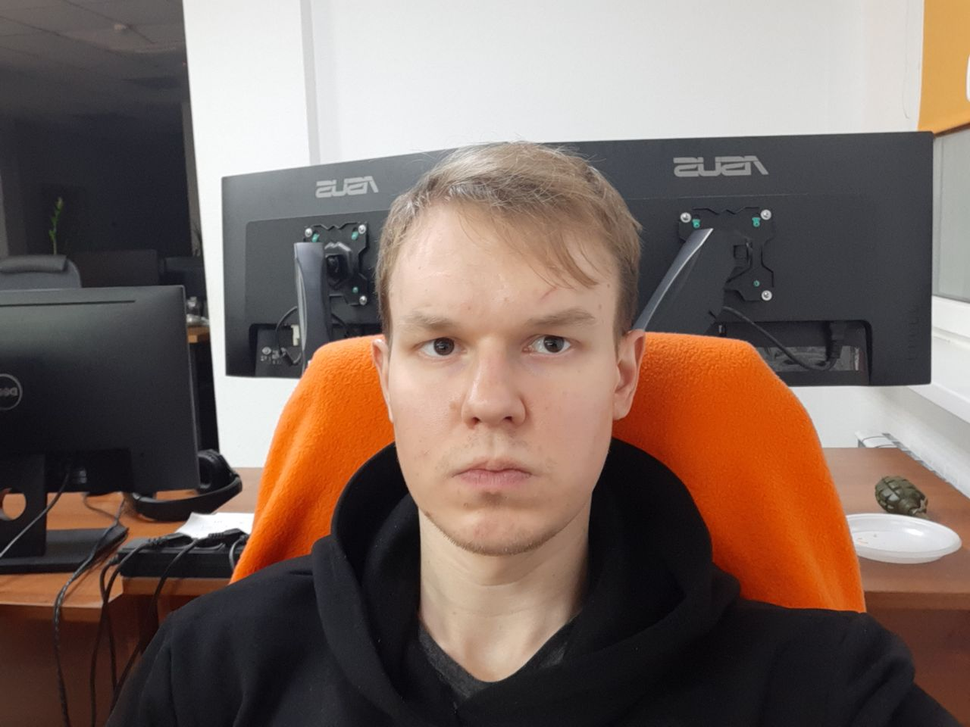
#> input picture laboratory_work_3/img/image_1.png, 970 x 727 px, shrunk from 1280 x 960 before the run, found by its file name
$ python lab4.py
#> lines starting #> are read from the running program, lines starting #| are printed output that depends on the picture; after the words box and inside, x2 and y2 are one past the last pixel; in counts of white or black regions, pixels touching at a corner belong together
import cv2
from constants.constant import Images
import numpy as np


def show_image(image):
#> called with image = './laboratory_work_3/img/image_1.png'
    image = cv2.imread(image)
#> image is the input picture: shape (727, 970, 3); mean B, G, R 96, 104.5, 123.5
    assert image is not None, "file could not be read"

    # Бинаризация ОЦУ

    gray = cv2.cvtColor(image, cv2.COLOR_BGR2GRAY)
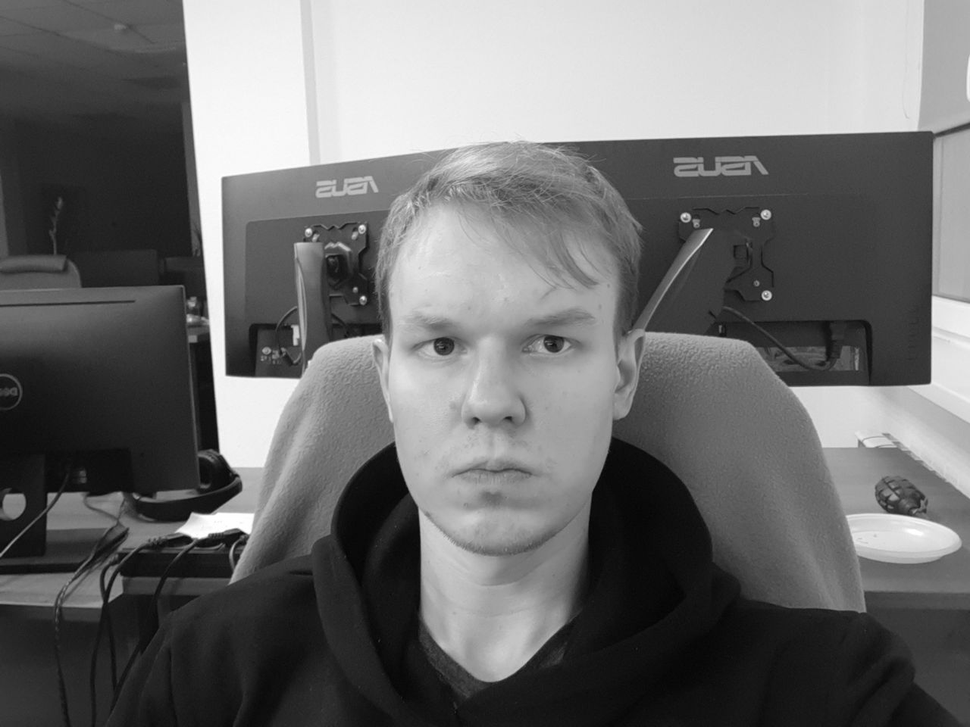
#> gray: shape (727, 970); min 4, max 255, mean 109.2
    _, thresh = cv2.threshold(gray, 0, 255, cv2.THRESH_BINARY_INV + cv2.THRESH_OTSU)
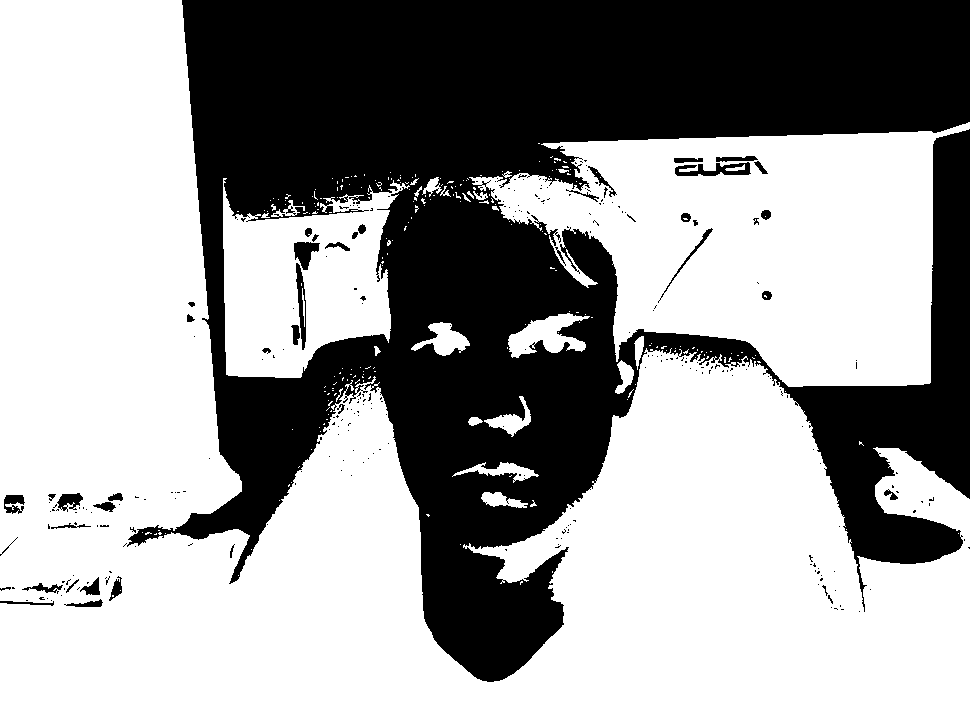
#> thresh: shape (727, 970); 62.1% white; 286 black regions (244 under 20 px), largest, box (x1, y1, x2, y2) and area: (127, 0, 970, 682) 261230, (675, 162, 751, 176) 586, (296, 263, 306, 350) 438
    kernel = np.ones((5, 5), np.uint8)
    opening = cv2.morphologyEx(thresh, cv2.MORPH_OPEN, kernel, iterations=2)  # Удаляем мелкие шумовые объекты
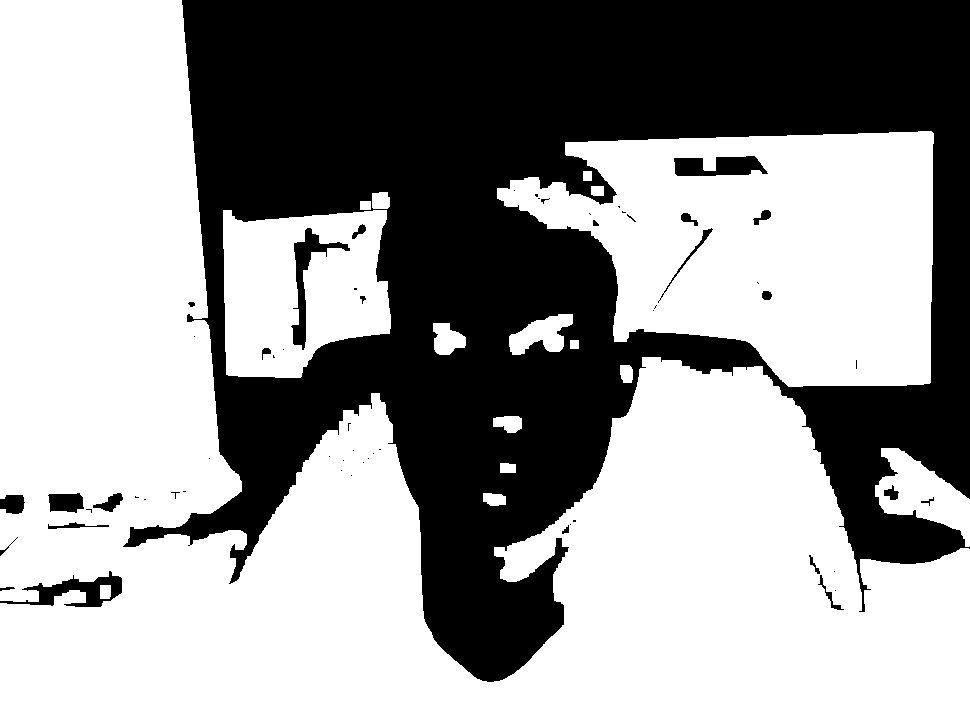
#> opening: shape (727, 970); 60.4% white; 60 black regions (36 under 20 px), largest, box (x1, y1, x2, y2) and area: (123, 0, 970, 682) 271860, (0, 571, 122, 607) 1598, (291, 228, 350, 350) 1511
    num_labels, labels, stats, centroids = cv2.connectedComponentsWithStats(
        opening)
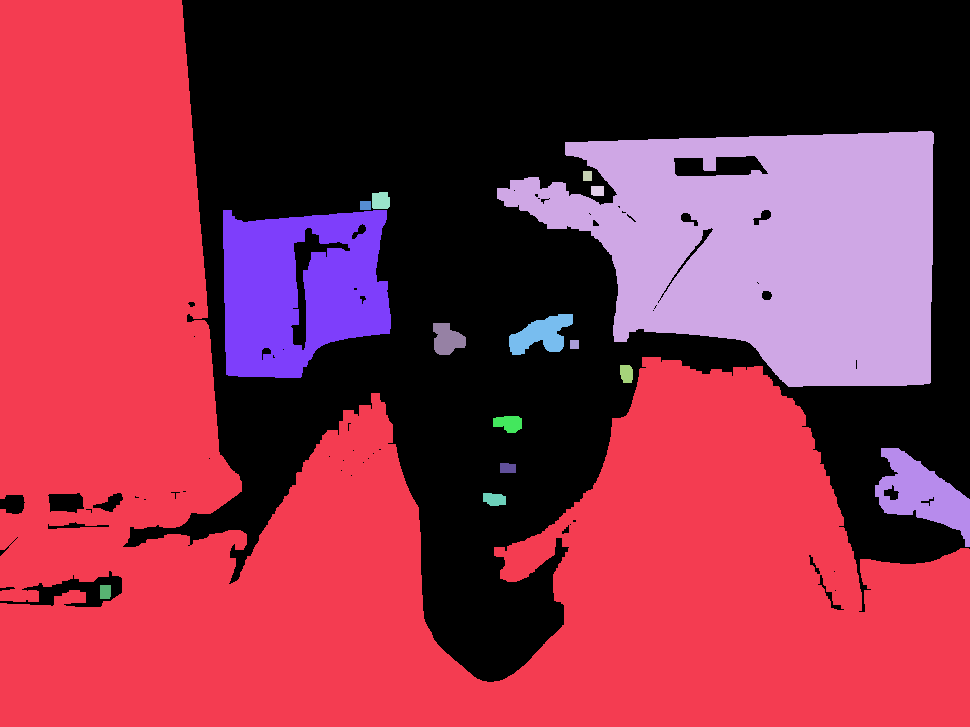
#> labels: shape (727, 970) int32; 17 distinct labels, from 0 to 16; one colour per label, 0 black
#> num_labels = 17; stats = 17 rows, first 6: [0, 0, 970, 682, 279076], [0, 0, 970, 727, 320844], [497, 131, 437, 256, 75339], [583, 171, 9, 10, 90], [591, 186, 13, 10, 128], [372, 192, 18, 17, 285]; centroids = 17 rows, first 8: [540.8, 253.6], [374.8, 488.6], [769.2, 247.2], [587, 175.5], [597.1, 190.4], [380.3, 200.3], [365, 205], [298.6, 289.3]
    colors = np.random.randint(0, 255, size=(num_labels, 3), dtype=np.uint8)
#> colors = 17 rows, first 8: [172, 10, 127], [140, 47, 170], [196, 151, 117], [166, 22, 183], [192, 204, 33], [216, 67, 179], [78, 154, 251], [82, 162, 219]
    for i in range(1, num_labels):
        color = tuple(map(int, colors[i]))
        x, y, w, h, area = stats[i]
        if area > 100:  # Объекты меньше 100px не учитываюся
            cv2.rectangle(image, (x, y), (x + w, y + h), color, 2)
#> this loop made 16 passes
#> (color, x, y, w, h, area) on passes 1 to 12: ((140, 47, 170), 0, 0, 970, 727, 320844), ((196, 151, 117), 497, 131, 437, 256, 75339), ((166, 22, 183), 583, 171, 9, 10, 90), ((192, 204, 33), 591, 186, 13, 10, 128), ((216, 67, 179), 372, 192, 18, 17, 285), ((78, 154, 251), 360, 201, 11, 9, 99), ((82, 162, 219), 223, 210, 168, 168, 21354), ((195, 118, 125), 509, 314, 64, 41, 1519), ((139, 103, 125), 433, 323, 33, 32, 754), ((229, 216, 9), 570, 340, 9, 9, 81), ((164, 116, 108), 620, 365, 13, 18, 209), ((211, 222, 161), 493, 416, 29, 17, 382)
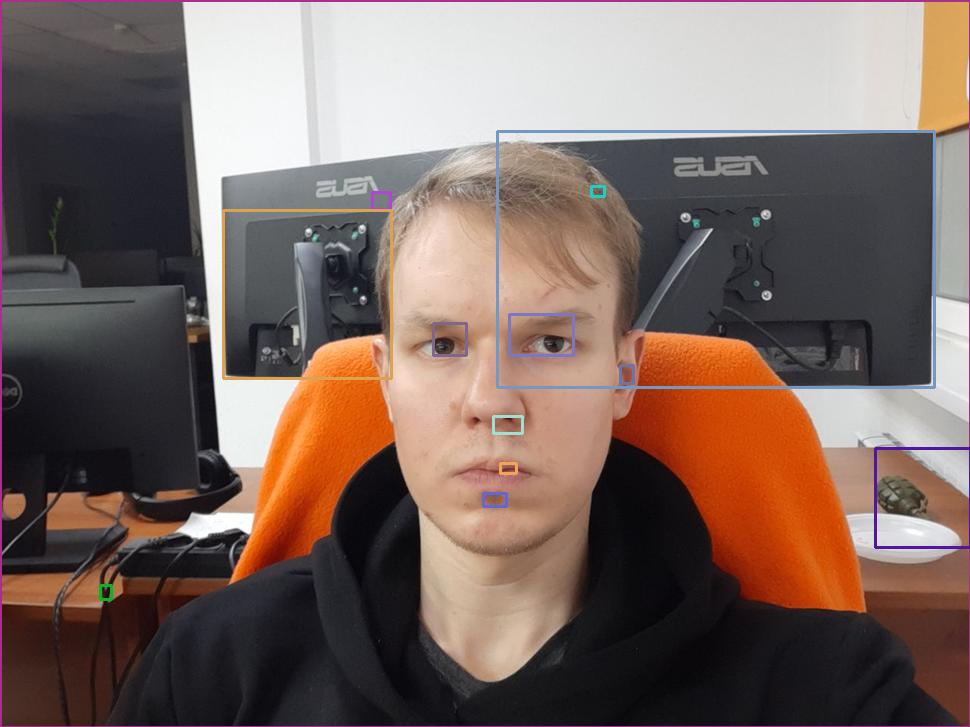
#> image: shape (727, 970, 3); 2.04% of pixels changed, all inside (x1, y1, x2, y2) = (0, 0, 970, 727)

    cv2.imshow('Image', image)
    cv2.waitKey(0)
    cv2.destroyAllWindows()


if __name__ == '__main__':
    show_image(Images.IMAGE_1)

$ run again, with laboratory_work_3/img/image_12.png copied over laboratory_work_3/img/image_1.png
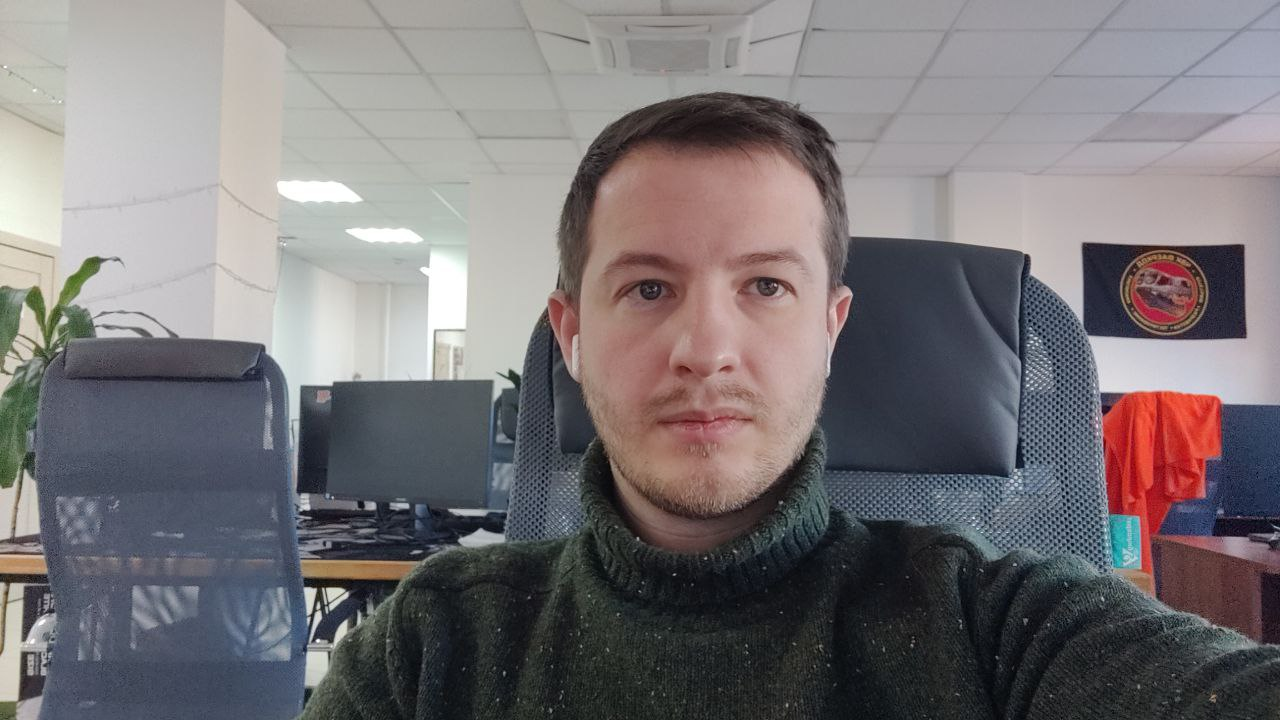
#> input picture laboratory_work_3/img/image_12.png, 1280 x 720 px, found by its file name
#> in show_image, image is the input picture: shape (720, 1280, 3); mean B, G, R 118.4, 115.9, 120.3
#> thresh: shape (720, 1280); 50% white; 320 white regions (293 under 20 px), largest, box (x1, y1, x2, y2) and area: (0, 92, 1280, 720) 432524, (1082, 242, 1247, 340) 14257, (628, 349, 756, 460) 4806
#> opening: shape (720, 1280); 45.2% white; 25 white regions, largest, box (x1, y1, x2, y2) and area: (0, 237, 1280, 720) 372731, (550, 92, 841, 320) 18277, (1150, 244, 1246, 340) 5552
#> in show_image, `num_labels, labels, stats, centroids = cv2.connectedComponentsWithStat..`:
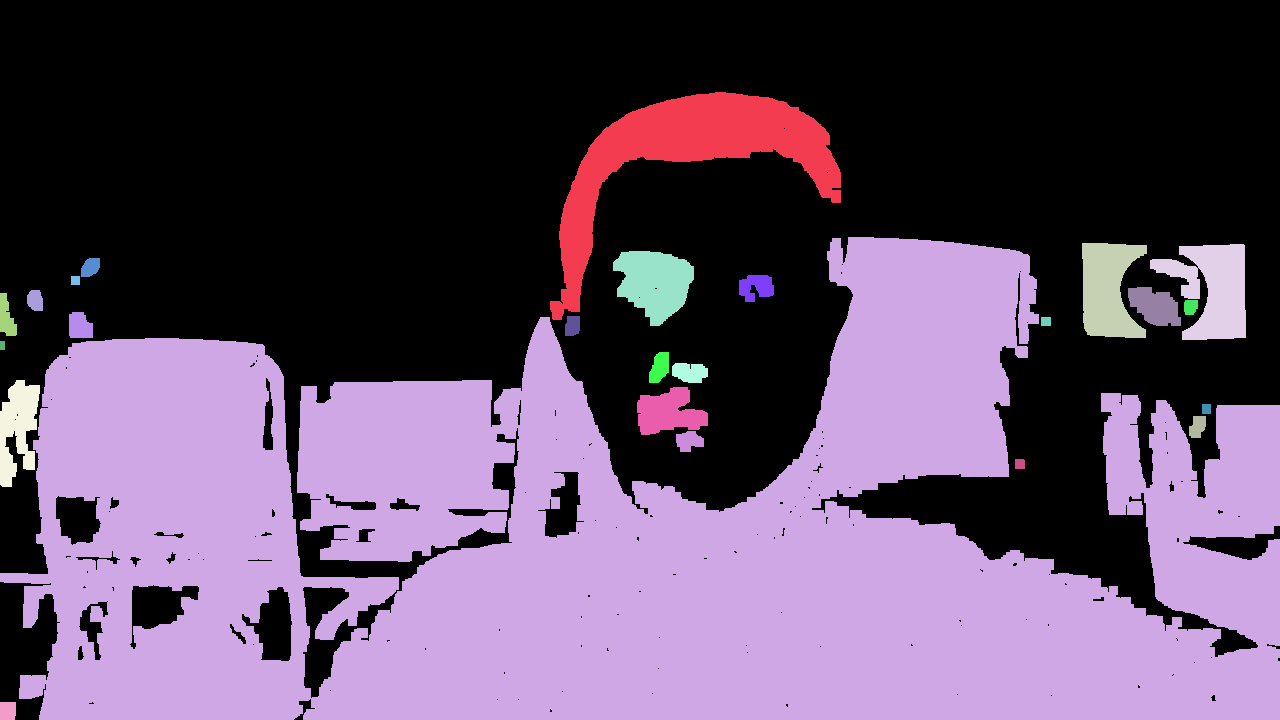
#> labels: shape (720, 1280) int32; 26 distinct labels, from 0 to 25; one colour per label, 0 black
#> num_labels = 26; stats = 26 rows, first 6: [0, 0, 1280, 720, 504820], [550, 92, 291, 228, 18277], [0, 237, 1280, 483, 372731], [1082, 243, 65, 95, 4481], [1150, 244, 96, 96, 5552], [613, 251, 81, 75, 4113]; centroids = 26 pairs, first value 2 to 1212.3, second value 157.9 to 710.4
#> colors = 26 rows, first 8: [172, 10, 127], [140, 47, 170], [196, 151, 117], [166, 22, 183], [192, 204, 33], [216, 67, 179], [78, 154, 251], [82, 162, 219]
#> the loop in show_image, `for i in range(1, num_labels):` made 25 passes
#> (color, x, y, w, h, area) on passes 1 to 8: ((140, 47, 170), 550, 92, 291, 228, 18277), ((196, 151, 117), 0, 237, 1280, 483, 372731), ((166, 22, 183), 1082, 243, 65, 95, 4481), ((192, 204, 33), 1150, 244, 96, 96, 5552), ((216, 67, 179), 613, 251, 81, 75, 4113), ((78, 154, 251), 81, 258, 19, 19, 286), ((82, 162, 219), 739, 275, 35, 27, 682), ((195, 118, 125), 71, 276, 9, 9, 81)
#> after the loop in show_image, `for i in range(1, num_labels):`:
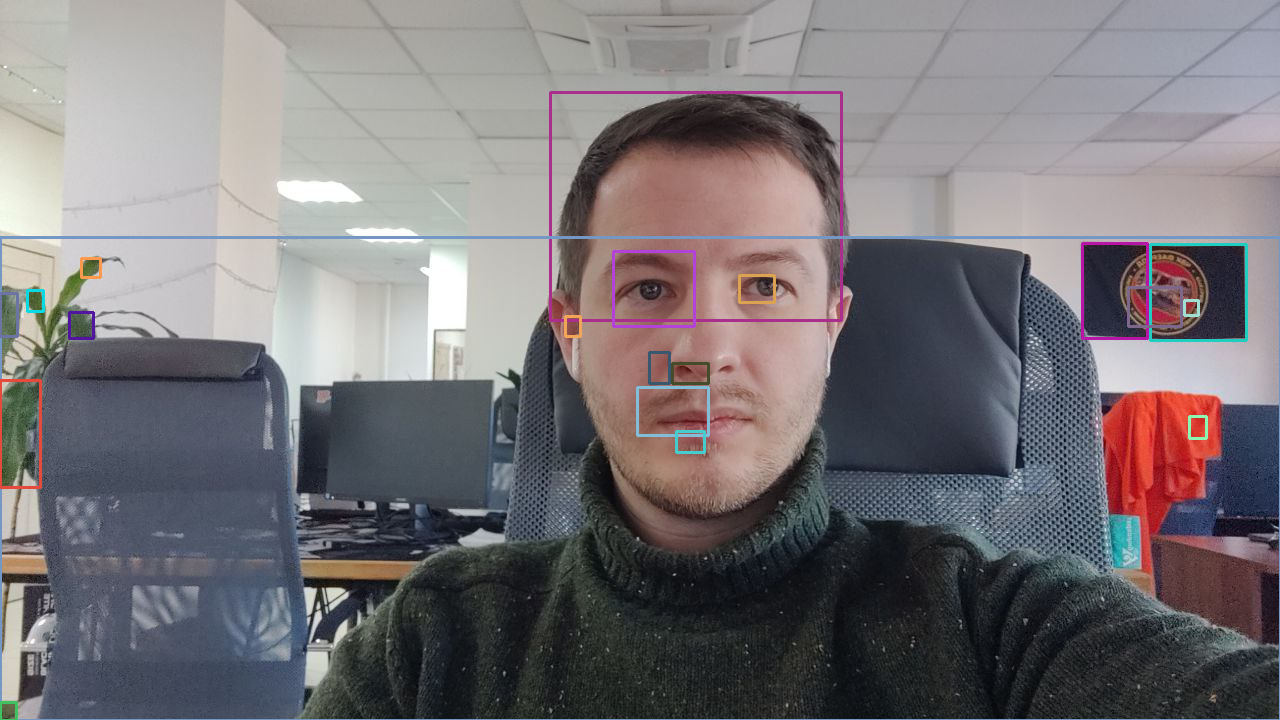
#> image: shape (720, 1280, 3); 1.88% of pixels changed, all inside (x1, y1, x2, y2) = (0, 91, 1280, 720)

$ run again, with laboratory_work_3/img/image_13.png copied over laboratory_work_3/img/image_1.png
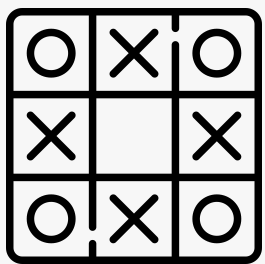
#> input picture laboratory_work_3/img/image_13.png, 265 x 264 px, found by its file name
#> in show_image, image is the input picture: shape (264, 265, 3); min 0, max 247, mean 170.5
#> thresh: shape (264, 265); 31.1% white; 9 white regions, largest, box (x1, y1, x2, y2) and area: (6, 8, 262, 264) 14138, (27, 29, 76, 78) 973, (192, 29, 241, 78) 973
#> opening: shape (264, 265); 3.5% white; 5 white regions, box (x1, y1, x2, y2) and area: (18, 256, 250, 264) 1856, (128, 47, 140, 59) 144, (45, 130, 57, 142) 144, (211, 130, 223, 142) 144, (128, 213, 140, 225) 144
#> in show_image, `num_labels, labels, stats, centroids = cv2.connectedComponentsWithStat..`:
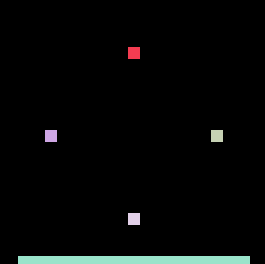
#> labels: shape (264, 265) int32; 6 distinct labels, from 0 to 5; one colour per label, 0 black
#> num_labels = 6; stats = [[0, 0, 265, 264, 67528], [128, 47, 12, 12, 144], [45, 130, 12, 12, 144], [211, 130, 12, 12, 144], [128, 213, 12, 12, 144], [18, 256, 232, 8, 1856]]; centroids = [[131.9, 127.9], [133.5, 52.5], [50.5, 135.5], [216.5, 135.5], [133.5, 218.5], [133.5, 259.5]]
#> colors = [[172, 10, 127], [140, 47, 170], [196, 151, 117], [166, 22, 183], [192, 204, 33], [216, 67, 179]]
#> the loop in show_image, `for i in range(1, num_labels):` made 5 passes
#> (color, x, y, w, h, area) on passes 1 to 5: ((140, 47, 170), 128, 47, 12, 12, 144), ((196, 151, 117), 45, 130, 12, 12, 144), ((166, 22, 183), 211, 130, 12, 12, 144), ((192, 204, 33), 128, 213, 12, 12, 144), ((216, 67, 179), 18, 256, 232, 8, 1856)
#> after the loop in show_image, `for i in range(1, num_labels):`:
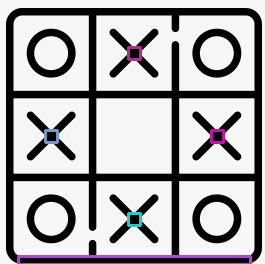
#> image: shape (264, 265, 3); 2.18% of pixels changed, all inside (x1, y1, x2, y2) = (17, 46, 252, 264)
